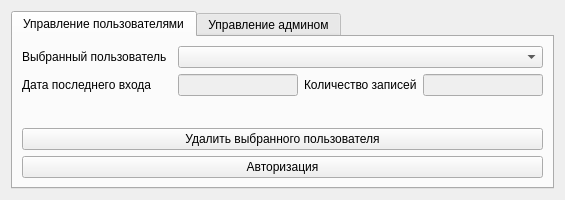
<?xml version="1.0" encoding="UTF-8"?>
<ui version="4.0">
 <class>AdminPage</class>
 <widget class="QWidget" name="AdminPage">
  <property name="geometry">
   <rect>
    <x>0</x>
    <y>0</y>
    <width>550</width>
    <height>200</height>
   </rect>
  </property>
  <property name="windowTitle">
   <string>Form</string>
  </property>
  <layout class="QVBoxLayout" name="verticalLayout">
   <item>
    <layout class="QVBoxLayout" name="verticalLayout_2">
     <property name="spacing">
      <number>2</number>
     </property>
     <item>
      <widget class="QTabWidget" name="tabWidget">
       <property name="currentIndex">
        <number>0</number>
       </property>
       <widget class="QWidget" name="userPage">
        <attribute name="title">
         <string>Управление пользователями</string>
        </attribute>
        <layout class="QHBoxLayout" name="horizontalLayout">
         <item>
          <layout class="QGridLayout" name="gridLayout">
           <item row="0" column="1" colspan="4">
            <widget class="QComboBox" name="cb_usersList"/>
           </item>
           <item row="1" column="1">
            <widget class="QLineEdit" name="le_lastData">
             <property name="enabled">
              <bool>false</bool>
             </property>
             <property name="minimumSize">
              <size>
               <width>120</width>
               <height>0</height>
              </size>
             </property>
             <property name="maximumSize">
              <size>
               <width>120</width>
               <height>16777215</height>
              </size>
             </property>
            </widget>
           </item>
           <item row="1" column="3" colspan="2">
            <widget class="QLineEdit" name="le_countWrites">
             <property name="enabled">
              <bool>false</bool>
             </property>
             <property name="minimumSize">
              <size>
               <width>120</width>
               <height>0</height>
              </size>
             </property>
             <property name="maximumSize">
              <size>
               <width>120</width>
               <height>16777215</height>
              </size>
             </property>
            </widget>
           </item>
           <item row="3" column="0" colspan="5">
            <widget class="QPushButton" name="pb_delUser">
             <property name="text">
              <string>Удалить выбранного пользователя</string>
             </property>
            </widget>
           </item>
           <item row="2" column="1">
            <spacer name="verticalSpacer">
             <property name="orientation">
              <enum>Qt::Orientation::Vertical</enum>
             </property>
             <property name="sizeHint" stdset="0">
              <size>
               <width>20</width>
               <height>40</height>
              </size>
             </property>
            </spacer>
           </item>
           <item row="1" column="0">
            <widget class="QLabel" name="label_2">
             <property name="text">
              <string>Дата последнего входа</string>
             </property>
            </widget>
           </item>
           <item row="1" column="2">
            <widget class="QLabel" name="label_3">
             <property name="text">
              <string>Количество записей</string>
             </property>
            </widget>
           </item>
           <item row="0" column="0">
            <widget class="QLabel" name="label">
             <property name="minimumSize">
              <size>
               <width>150</width>
               <height>0</height>
              </size>
             </property>
             <property name="maximumSize">
              <size>
               <width>150</width>
               <height>16777215</height>
              </size>
             </property>
             <property name="text">
              <string>Выбранный пользователь</string>
             </property>
            </widget>
           </item>
           <item row="4" column="0" colspan="5">
            <widget class="QPushButton" name="pb_retAuthUsers">
             <property name="text">
              <string>Авторизация</string>
             </property>
            </widget>
           </item>
          </layout>
         </item>
        </layout>
       </widget>
       <widget class="QWidget" name="adminPage">
        <attribute name="title">
         <string>Управление админом</string>
        </attribute>
        <layout class="QHBoxLayout" name="horizontalLayout_2">
         <item>
          <layout class="QGridLayout" name="gridLayout_2">
           <item row="1" column="1">
            <spacer name="verticalSpacer_2">
             <property name="orientation">
              <enum>Qt::Orientation::Vertical</enum>
             </property>
             <property name="sizeHint" stdset="0">
              <size>
               <width>20</width>
               <height>40</height>
              </size>
             </property>
            </spacer>
           </item>
           <item row="0" column="1">
            <widget class="QLineEdit" name="le_adminNewLog"/>
           </item>
           <item row="0" column="2">
            <widget class="QLabel" name="label_5">
             <property name="minimumSize">
              <size>
               <width>85</width>
               <height>0</height>
              </size>
             </property>
             <property name="text">
              <string>Новый пароль</string>
             </property>
            </widget>
           </item>
           <item row="0" column="0">
            <widget class="QLabel" name="label_4">
             <property name="minimumSize">
              <size>
               <width>85</width>
               <height>0</height>
              </size>
             </property>
             <property name="text">
              <string>Новый логин</string>
             </property>
            </widget>
           </item>
           <item row="2" column="0" colspan="4">
            <widget class="QPushButton" name="pb_changeAdmin">
             <property name="text">
              <string>Сменить данные входа для админа</string>
             </property>
            </widget>
           </item>
           <item row="0" column="3">
            <widget class="QLineEdit" name="le_adminNewPass"/>
           </item>
           <item row="3" column="0" colspan="4">
            <widget class="QPushButton" name="pb_retAuthAdmin">
             <property name="text">
              <string>Авторизация</string>
             </property>
            </widget>
           </item>
          </layout>
         </item>
        </layout>
       </widget>
      </widget>
     </item>
    </layout>
   </item>
  </layout>
 </widget>
 <resources/>
 <connections/>
</ui>
